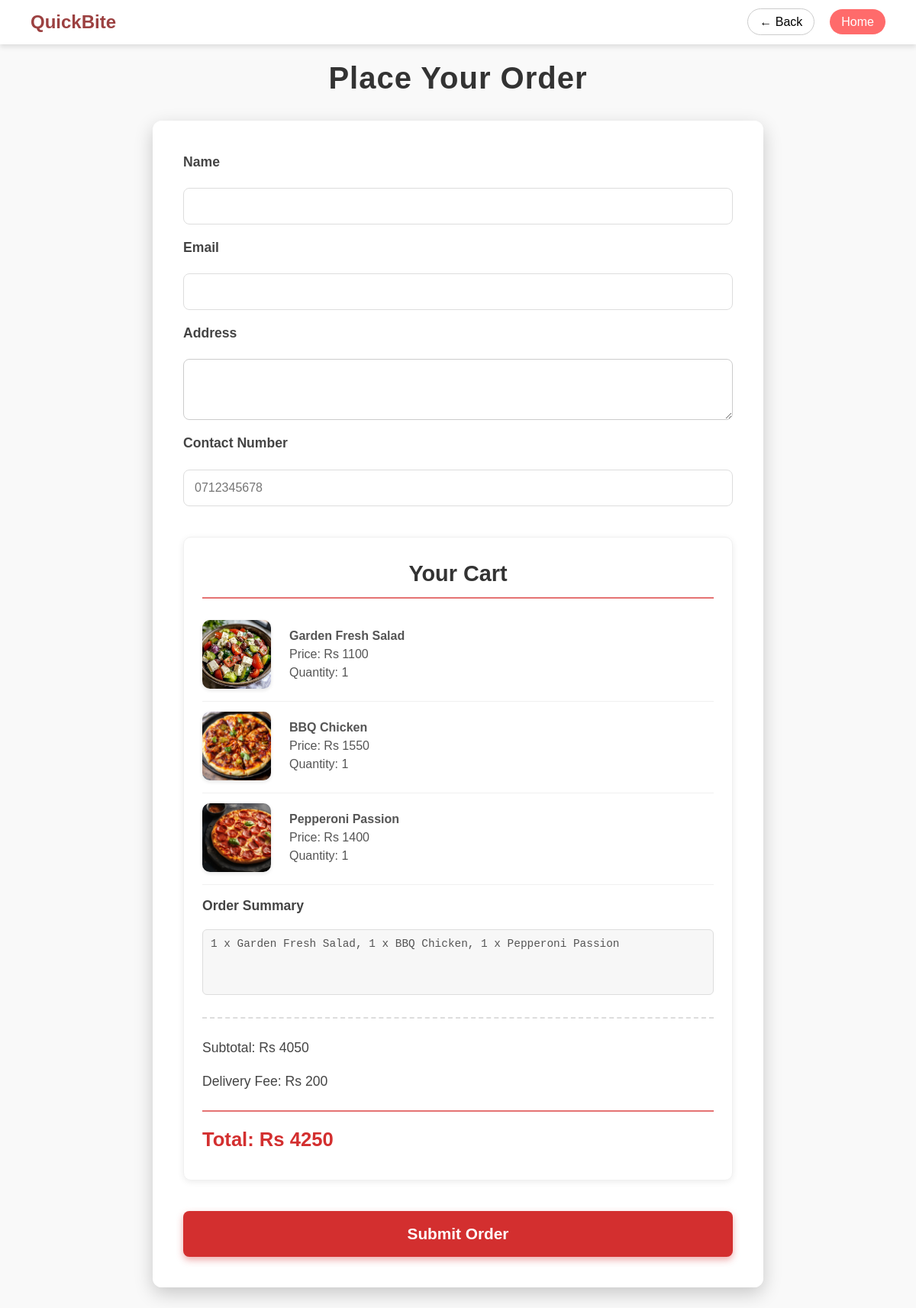
The page /order/order.php (signed in) on the database its author committed.
### tables this page shows
CREATE TABLE `cart_items` (
  `id` int(11) NOT NULL,
  `user_id` int(11) NOT NULL,
  `item_id` int(11) NOT NULL,
  `quantity` int(11) NOT NULL,
  `price` decimal(10,2) NOT NULL,
  `name` varchar(255) NOT NULL,
  `image` varchar(255) NOT NULL,
  `created_at` timestamp NOT NULL DEFAULT current_timestamp()
);

### order/order.php (the view, shortened to what this page needs)
<?php
if (isset($_SESSION['user_id'])) {
    $user_id = $_SESSION['user_id'];
} else {
    header('Location: ../reglogin/auth.php');
    exit();
}
$conn = new mysqli("localhost", "root", "", "quickbite");
$cartQuery = "SELECT * FROM cart_items WHERE user_id = ?";
$stmt = $conn->prepare($cartQuery);
$stmt->bind_param("i", $user_id);
$stmt->execute();
$result = $stmt->get_result();
$items = "";
$subtotal = 0;
$cartHtml = "";
while ($row = $result->fetch_assoc()) {
    $itemName = htmlspecialchars($row["name"]);
    $quantity = intval($row["quantity"]);
    $price = floatval($row["price"]);
    $totalItemPrice = $quantity * $price;
    $subtotal += $totalItemPrice;
    $image_path = "../admin/uploads/" . htmlspecialchars($row['item_id']) . "/" . htmlspecialchars($row['image']);
    $items .= "{$quantity} x {$itemName}, ";
    $cartHtml .= "
        <div class='item'>
            <img src='{$image_path}'>
            <div class='details'>
                <p><strong>{$itemName}</strong></p>
                <p>Price: Rs {$price}</p>
                <p>Quantity: {$quantity}</p>
            </div>
        </div>
    ";
}
$deliveryFee = 200;
$grandTotal = $subtotal + $deliveryFee;
$items = rtrim($items, ", ");
?>
<!DOCTYPE html>
<html lang="en">
<head>
    <link rel="stylesheet" href="../Homepage/index.css" />
    <link rel="stylesheet" href="order.css" />
</head>
<body>
<?php require_once 'header/header.php'; ?>
    <div class="container">
        <h1 class="main-heading">Place Your Order</h1>
        <form method="POST" action="order.php" onsubmit="return validateForm()">
            <label for="name">Name</label>
            <input type="text" id="name" name="name" required />
            <label for="email">Email</label>
            <input type="email" id="email" name="email" required />
            <label for="address">Address</label>
            <textarea id="address" name="address" rows="3" required></textarea>
            <label for="contact">Contact Number</label>
            <input type="tel" id="contact" name="contact" required pattern="[0-9]{10}" placeholder="0712345678" />
            <div class="summary-box">
                <h2>Your Cart</h2>
                <?= $cartHtml ?>
                <label for="order_items">Order Summary</label>
                <textarea id="order_items" name="order_items" rows="4" readonly><?= $items ?></textarea>
                <div class="bill">
                    <p>Subtotal: Rs <?= $subtotal ?></p>
                    <p>Delivery Fee: Rs <?= $deliveryFee ?></p>
                    <p class="total">Total: Rs <?= $grandTotal ?></p>
                </div>
            </div>
            <button type="submit">Submit Order</button>
        </form>
    </div>
</body>
</html>

### Homepage/index.css (style rules this page uses)
* { margin: 0; padding: 0; box-sizing: border-box; }
body { margin: 0; padding-top: 70px; line-height: 1.6; background: #f9f9f9; color: #333; font-family: Arial, sans-serif; }
.container { max-width: 1200px; margin: 2rem auto; padding: 0 1rem; }
form { max-width: 500px; margin: 0 auto; display: flex; flex-direction: column; gap: 15px; }
form input, form textarea { padding: 12px; border: 1px solid #ccc; border-radius: 8px; font-size: 1rem; }
form button { padding: 12px; background: #e63946; color: #fff; border: none; border-radius: 25px; cursor: pointer; font-weight: bold; }

### order/order.css (style rules this page uses)
body { padding-top: 20px; background-color: #f0f2f5; background-image: url('https://images.unsplash.com/photo-1543787729-16a695b29074?ixlib=rb-4.0.3&q=80&fm=jpg&crop=entropy&cs=tinysrgb&w=1920&h=1080&fit=crop'); background-size: cover; background-position: center; background-attachment: fixed; }
.container { margin-top: 0; margin-left: auto; margin-right: auto; max-width: 90%; padding: 0 1rem 2rem; }
form { max-width: 800px; margin: 0 auto; background: rgba(255, 255, 255, 0.95); backdrop-filter: blur(5px); padding: 2.5rem; border-radius: 12px; box-shadow: 0 8px 25px rgba(0, 0, 0, 0.2); display: flex; flex-direction: column; gap: 1rem; animation: fadeIn 0.8s ease-in-out; }
h1.main-heading { text-align: center; color: #333; margin-bottom: 1.5rem; font-size: 2.5rem; letter-spacing: 1px; font-weight: 600; }
label { font-weight: bold; color: #444; margin-bottom: 0.25rem; font-size: 1.1rem; }
input[type="text"], input[type="email"], input[type="tel"], textarea { width: 100%; padding: 14px; border: 1px solid #ddd; border-radius: 8px; font-size: 1rem; transition: border-color 0.3s, box-shadow 0.3s; }
.summary-box { background-color: #ffffff; border: 1px solid #f0f0f0; border-radius: 10px; padding: 1.5rem; margin-top: 1.5rem; display: flex; flex-direction: column; gap: 0.8rem; box-shadow: 0 2px 8px rgba(0, 0, 0, 0.08); }
.summary-box h2 { font-size: 1.8rem; color: #333; margin-bottom: 1rem; border-bottom: 2px solid #e57373; padding-bottom: 0.5rem; text-align: center; }
.item { display: flex; align-items: center; gap: 1.5rem; border-bottom: 1px solid #f0f0f0; padding-bottom: 1rem; transition: transform 0.2s; }
.item img { width: 90px; height: 90px; object-fit: cover; border-radius: 10px; box-shadow: 0 2px 5px rgba(0, 0, 0, 0.1); }
.item .details { flex-grow: 1; }
.item p { margin: 0; line-height: 1.5; color: #555; }
.bill { margin-top: 1rem; padding-top: 1rem; border-top: 2px dashed #ddd; }
.bill p { display: flex; justify-content: space-between; margin: 0; font-size: 1.1rem; color: #444; padding: 0.5rem 0; }
.bill .total { font-weight: bold; font-size: 1.6rem; color: #d32f2f; margin-top: 1rem; border-top: 2px solid #e57373; padding-top: 1rem; }
button[type="submit"] { background-color: #d32f2f; color: white; padding: 18px; border: none; border-radius: 8px; font-size: 1.3rem; font-weight: bold; cursor: pointer; transition: background-color 0.3s, transform 0.2s; margin-top: 1.5rem; box-shadow: 0 4px 10px rgba(211, 47, 47, 0.4); }
textarea#order_items { width: 100%; background-color: #f7f7f7; border: 1px solid #ddd; border-radius: 6px; padding: 10px; color: #555; font-size: 0.9rem; resize: none; cursor: default; }

### order/header/header.css (style rules this page uses)
body { margin: 0; padding-top: 70px; line-height: 1.6; background: #f9f9f9; color: #333; font-family: Arial, sans-serif; }

### rows shown on the page
cart_items: item+image (picture), name "Garden Fresh Salad", price "1100", quantity "1"
cart_items: item+image (picture), name "BBQ Chicken", price "1550", quantity "1"
cart_items: item+image (picture), name "Pepperoni Passion", price "1400", quantity "1"

### other values the page prints
$subtotal "4050"
$deliveryFee "200"
$grandTotal "4250"
